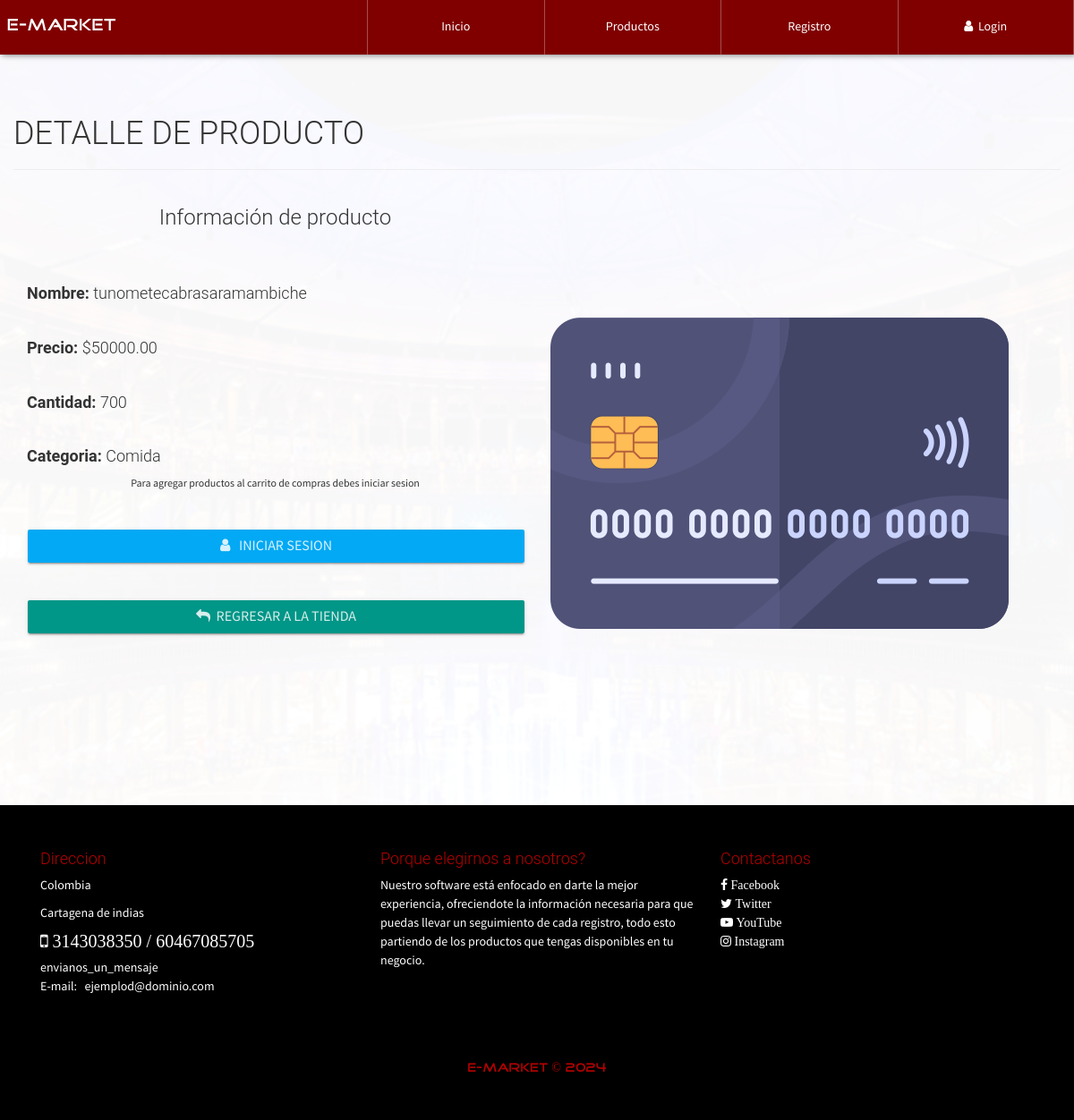
The app's page /InfoProd.php?CodigoProd=987 with its own data.
### tables this page shows
CREATE TABLE `producto` (
  `id` int(20) NOT NULL,
  `CodigoProd` varchar(30) NOT NULL,
  `NombreProd` varchar(30) NOT NULL,
  `CodigoCat` varchar(30) NOT NULL,
  `Precio` decimal(30,2) NOT NULL,
  `Descuento` int(2) NOT NULL,
  `Modelo` varchar(30) NOT NULL,
  `Marca` varchar(30) NOT NULL,
  `Stock` int(20) NOT NULL,
  `NITProveedor` varchar(30) NOT NULL,
  `Imagen` varchar(150) NOT NULL,
  `Nombre` varchar(30) NOT NULL,
  `Estado` varchar(15) NOT NULL
);

CREATE TABLE `categoria` (
  `CodigoCat` varchar(30) NOT NULL,
  `Nombre` varchar(30) NOT NULL,
  `Descripcion` text NOT NULL
);

### Consultas/ConsultasSql.php (called while the page is built, shortened)
<?php
class ejecutar {
    public static function conectar(){
        if(!$con=  mysqli_connect(SERVER,USER,PASS,BD)){
            echo "Error en el servidor, verifique sus datos";
        }
        mysqli_set_charset($con, "utf8");
        return $con;
    }
    public static function consultar($query) {
        if (!$consul = mysqli_query(ejecutar::conectar(), $query)) {
            echo 'Error en la consulta SQL ejecutada';
        }
        return $consul;
    }
}
class consultas{
    public static function clean_string($val){
        $val=trim($val);
        $val=stripslashes($val);
        $val=str_ireplace("SELECT * FROM", "", $val);
        $val=str_ireplace("DELETE FROM", "", $val);
        $val=str_ireplace("INSERT INTO", "", $val);
        $val=str_ireplace("--", "", $val);
    return $val;
    }
}

### InfoProd.php (the view, shortened to what this page needs)
<?php
include './Consultas/consultasSql.php';
?>
<!DOCTYPE html>
<html lang="es">
<head>
</head>
<body id="container-page-product">
    <?php include './include/navbar.php'; ?>
    <section id="infoproduct">
        <div class="container">
            <div class="row">
                <div class="page-header">
                    <h1>DETALLE DE PRODUCTO </h1>
                </div>
                <?php
                    $CodigoProducto=consultas::clean_string($_GET['CodigoProd']);
                    $productoinfo=  ejecutar::consultar("SELECT producto.CodigoProd,producto.NombreProd,producto.CodigoCat,categoria.Nombre,producto.Precio,producto.Descuento,producto.Stock,producto.Imagen FROM categoria INNER JOIN producto ON producto.CodigoCat=categoria.CodigoCat  WHERE CodigoProd='".$CodigoProducto."'");
                    while($fila=mysqli_fetch_array($productoinfo, MYSQLI_ASSOC)){
                        echo '
                            <div class="col-xs-12 col-sm-6">
                                <h3 class="text-center">Información de producto</h3>
                                <br><br>
                                <h4><strong>Nombre: </strong>'.$fila['NombreProd'].'</h4><br>
                                <h4><strong>Precio: </strong>$'.number_format(($fila['Precio']-($fila['Precio']*($fila['Descuento']/100))), 2, '.', '').'</h4><br>
                                <h4><strong>Cantidad: </strong>'.$fila['Stock'].'</h4><br>
                                <h4><strong>Categoria: </strong>'.$fila['Nombre'].'</h4>';
                                if($fila['Stock']>=1){
                                    if($_SESSION['nombreAdmin']!="" || $_SESSION['nombreUser']!=""){
                                        echo '<form action="process/carrito.php" method="POST" class="FormCatElec" data-form="">
                                            <input type="hidden" value="'.$fila['CodigoProd'].'" name="codigo">
                                            <label class="text-center"><small>Agrega la cantidad de productos que añadiras al carrito de compras (Maximo '.$fila['Stock'].' productos)</small></label>
                                            <div class="form-group">
                                                <input type="number" class="form-control" value="1" min="1" max="'.$fila['Stock'].'" name="cantidad">
                                            </div>
                                            <button class="btn btn-lg btn-raised btn-success btn-block"><i class="fa fa-shopping-cart"></i>&nbsp;&nbsp; Añadir al carrito</button>
                                        </form>
                                        <div class="ResForm"></div>';
                                    }else{
                                        echo '<p class="text-center"><small>Para agregar productos al carrito de compras debes iniciar sesion</small></p><br>';
                                        echo '<button class="btn btn-lg btn-raised btn-info btn-block" data-toggle="modal" data-target=".modal-login"><i class="fa fa-user"></i>&nbsp;&nbsp; Iniciar sesion</button>';
                                    }
                                }else{
                                    echo '<p class="text-center text-danger lead">No hay existencias de este producto</p><br>';
                                }
                                if($fila['Imagen']!="" && is_file("./imagenes/img-products/".$fila['Imagen'])){
                                    $imagenFile="./imagenes/img-products/".$fila['Imagen'];
                                }else{
                                    $imagenFile="./imagenes/img-products/default.png";
                                }
                                echo '<br>
                                <a href="productos.php" class="btn btn-lg btn-primary btn-raised btn-block"><i class="fa fa-mail-reply"></i>&nbsp;&nbsp;Regresar a la tienda</a>
                            </div>
                            <div class="col-xs-12 col-sm-6">
                                <br><br><br>
                                <img class="img-responsive" src="'.$imagenFile.'">
                            </div>';
                    }
                ?>
            </div>
        </div>
    </section>
</body>
</html>

### css/style.css (style rules this page uses)
body { font-family: "FontFamilySPro"; line-height: 1.5; font-size: 1.4em; width: 100%; height: 100%; margin: 0px; padding: 0px; background-position: center center; background-repeat: no-repeat; background-attachment: fixed; background-size: cover; background-color: #ffffff; }
section { width: 100%; margin: 0px; padding: 90px 0px; }
footer { width: 100%; color: #fff; background-color: #000000; padding: 40px 0px; }
.text-footer { color: #b40000; }
footer a { color: #fff; }
.tittles-pages-logo { font-family: "FontFamilyLogo"; }
#container-page-product { background-image: url(../imagenes/img/font.JPG); }
#store, #infoproduct, #container-pedido { background-color: rgba(255, 255, 255, 0.97); min-height: 900px; }

### records on screen
producto: NombreProd "tunometecabrasaramambiche", $fila['Precio']-($fila['Precio']*($fila['Descuento']/100)) "50000.00", Stock "700", CodigoCat.Nombre "Comida", shows "Para agregar productos al carrito de compras debes iniciar sesion", Imagen (picture)
